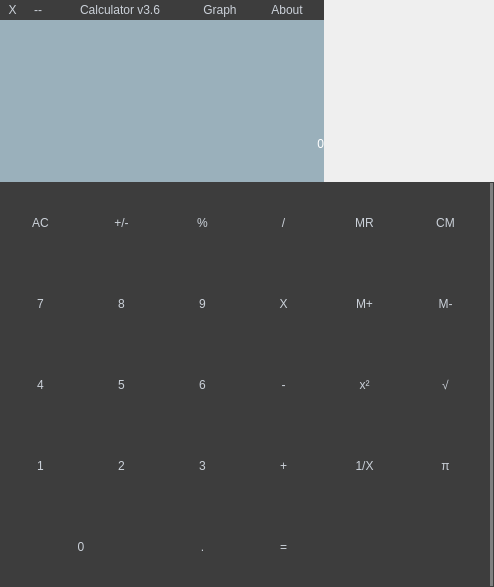
<?xml version="1.0" encoding="UTF-8"?>
<ui version="4.0">
 <class>MainWindow</class>
 <widget class="QMainWindow" name="MainWindow">
  <property name="geometry">
   <rect>
    <x>0</x>
    <y>0</y>
    <width>494</width>
    <height>587</height>
   </rect>
  </property>
  <property name="sizePolicy">
   <sizepolicy hsizetype="Fixed" vsizetype="Fixed">
    <horstretch>0</horstretch>
    <verstretch>0</verstretch>
   </sizepolicy>
  </property>
  <property name="minimumSize">
   <size>
    <width>494</width>
    <height>587</height>
   </size>
  </property>
  <property name="maximumSize">
   <size>
    <width>494</width>
    <height>587</height>
   </size>
  </property>
  <property name="font">
   <font>
    <family>Calibri</family>
    <weight>75</weight>
    <bold>true</bold>
   </font>
  </property>
  <property name="windowTitle">
   <string>Calculator v3.6</string>
  </property>
  <property name="windowIcon">
   <iconset resource="res.qrc">
    <normaloff>:/pic/pic/icon.svg</normaloff>:/pic/pic/icon.svg</iconset>
  </property>
  <property name="autoFillBackground">
   <bool>false</bool>
  </property>
  <property name="styleSheet">
   <string notr="true">QWidget {
	color: rgb(255, 255, 255);
}
QScrollBar:vertical {         
    border: 1px solid #3d3d3d;
    background: #ffffff;
    width: 5px;
    border-radius: 7px
    }
QScrollBar::handle:vertical {
    background-color: gray;
    border-radius: 7px
    }
QScrollBar::add-line:vertical {
    border: none;
    background: none;
    }
QScrollBar::sub-line:vertical {
    border: none;
    background: none;
    }</string>
  </property>
  <property name="iconSize">
   <size>
    <width>32</width>
    <height>32</height>
   </size>
  </property>
  <widget class="QWidget" name="centralWidget">
   <widget class="QPushButton" name="pushButton_AC">
    <property name="geometry">
     <rect>
      <x>0</x>
      <y>182</y>
      <width>81</width>
      <height>81</height>
     </rect>
    </property>
    <property name="styleSheet">
     <string notr="true">QPushButton{
	border: flat;
	background-color: rgb(61, 61, 61);
	color: rgb(203, 209, 217);
	font: 75 15pt &quot;Calibri&quot;;
}
QPushButton:pressed {
	background-color: rgb(124, 157, 164);
	font: 75 15pt &quot;Calibri&quot;;
}
QPushButton:hover {
	background-color: rgb(75, 75, 75);
}</string>
    </property>
    <property name="text">
     <string>AC</string>
    </property>
   </widget>
   <widget class="QPushButton" name="pushButton_plusmin">
    <property name="geometry">
     <rect>
      <x>81</x>
      <y>182</y>
      <width>81</width>
      <height>81</height>
     </rect>
    </property>
    <property name="styleSheet">
     <string notr="true">QPushButton{
	border: flat;
	background-color: rgb(61, 61, 61);
	color: rgb(203, 209, 217);
	font: 75 15pt &quot;Calibri&quot;;
}
QPushButton:pressed {
	background-color: rgb(124, 157, 164);
	font: 75 15pt &quot;Calibri&quot;;
}
QPushButton:hover {
	background-color: rgb(75, 75, 75);
}</string>
    </property>
    <property name="text">
     <string>+/-</string>
    </property>
   </widget>
   <widget class="QPushButton" name="pushButton_percent">
    <property name="geometry">
     <rect>
      <x>162</x>
      <y>182</y>
      <width>81</width>
      <height>81</height>
     </rect>
    </property>
    <property name="styleSheet">
     <string notr="true">QPushButton{
	border: flat;
	background-color: rgb(61, 61, 61);
	color: rgb(203, 209, 217);
	font: 75 15pt &quot;Calibri&quot;;
}
QPushButton:pressed {
	background-color: rgb(124, 157, 164);
	font: 75 15pt &quot;Calibri&quot;;
}
QPushButton:hover {
	background-color: rgb(75, 75, 75);
}</string>
    </property>
    <property name="text">
     <string>%</string>
    </property>
   </widget>
   <widget class="QPushButton" name="pushButton_div">
    <property name="geometry">
     <rect>
      <x>243</x>
      <y>182</y>
      <width>81</width>
      <height>81</height>
     </rect>
    </property>
    <property name="styleSheet">
     <string notr="true">QPushButton{
	border: flat;
	background-color: rgb(61, 61, 61);
	color: rgb(203, 209, 217);
	font: 75 15pt &quot;Calibri&quot;;
}
QPushButton:pressed {
	background-color: rgb(124, 157, 164);
	font: 75 15pt &quot;Calibri&quot;;
}
QPushButton:hover {
	background-color: rgb(75, 75, 75);
}</string>
    </property>
    <property name="text">
     <string>/</string>
    </property>
    <property name="shortcut">
     <string>/</string>
    </property>
   </widget>
   <widget class="QPushButton" name="pushButton_8">
    <property name="geometry">
     <rect>
      <x>81</x>
      <y>263</y>
      <width>81</width>
      <height>81</height>
     </rect>
    </property>
    <property name="styleSheet">
     <string notr="true">QPushButton{
	border: flat;
	background-color: rgb(61, 61, 61);
	color: rgb(203, 209, 217);
	font: 75 15pt &quot;Calibri&quot;;
}
QPushButton:pressed {
	background-color: rgb(124, 157, 164);
	font: 75 15pt &quot;Calibri&quot;;
}
QPushButton:hover {
	background-color: rgb(75, 75, 75);
}</string>
    </property>
    <property name="text">
     <string>8</string>
    </property>
    <property name="shortcut">
     <string>8</string>
    </property>
   </widget>
   <widget class="QPushButton" name="pushButton_multi">
    <property name="geometry">
     <rect>
      <x>243</x>
      <y>263</y>
      <width>81</width>
      <height>81</height>
     </rect>
    </property>
    <property name="styleSheet">
     <string notr="true">QPushButton{
	border: flat;
	background-color: rgb(61, 61, 61);
	color: rgb(203, 209, 217);
	font: 75 15pt &quot;Calibri&quot;;
}
QPushButton:pressed {
	background-color: rgb(124, 157, 164);
	font: 75 15pt &quot;Calibri&quot;;
}
QPushButton:hover {
	background-color: rgb(75, 75, 75);
}</string>
    </property>
    <property name="text">
     <string>X</string>
    </property>
    <property name="shortcut">
     <string>*</string>
    </property>
    <property name="flat">
     <bool>false</bool>
    </property>
   </widget>
   <widget class="QPushButton" name="pushButton_7">
    <property name="geometry">
     <rect>
      <x>0</x>
      <y>263</y>
      <width>81</width>
      <height>81</height>
     </rect>
    </property>
    <property name="styleSheet">
     <string notr="true">QPushButton{
	border: flat;
	background-color: rgb(61, 61, 61);
	color: rgb(203, 209, 217);
	font: 75 15pt &quot;Calibri&quot;;
}
QPushButton:pressed {
	background-color: rgb(124, 157, 164);
	font: 75 15pt &quot;Calibri&quot;;
}
QPushButton:hover {
	background-color: rgb(75, 75, 75);
}</string>
    </property>
    <property name="text">
     <string>7</string>
    </property>
    <property name="shortcut">
     <string>7</string>
    </property>
   </widget>
   <widget class="QPushButton" name="pushButton_9">
    <property name="geometry">
     <rect>
      <x>162</x>
      <y>263</y>
      <width>81</width>
      <height>81</height>
     </rect>
    </property>
    <property name="styleSheet">
     <string notr="true">QPushButton{
	border: flat;
	background-color: rgb(61, 61, 61);
	color: rgb(203, 209, 217);
	font: 75 15pt &quot;Calibri&quot;;
}
QPushButton:pressed {
	background-color: rgb(124, 157, 164);
	font: 75 15pt &quot;Calibri&quot;;
}
QPushButton:hover {
	background-color: rgb(75, 75, 75);
}</string>
    </property>
    <property name="text">
     <string>9</string>
    </property>
    <property name="shortcut">
     <string>9</string>
    </property>
   </widget>
   <widget class="QPushButton" name="pushButton_5">
    <property name="geometry">
     <rect>
      <x>81</x>
      <y>344</y>
      <width>81</width>
      <height>81</height>
     </rect>
    </property>
    <property name="styleSheet">
     <string notr="true">QPushButton{
	border: flat;
	background-color: rgb(61, 61, 61);
	color: rgb(203, 209, 217);
	font: 75 15pt &quot;Calibri&quot;;
}
QPushButton:pressed {
	background-color: rgb(124, 157, 164);
	font: 75 15pt &quot;Calibri&quot;;
}
QPushButton:hover {
	background-color: rgb(75, 75, 75);
}</string>
    </property>
    <property name="text">
     <string>5</string>
    </property>
    <property name="shortcut">
     <string>5</string>
    </property>
   </widget>
   <widget class="QPushButton" name="pushButton_min">
    <property name="geometry">
     <rect>
      <x>243</x>
      <y>344</y>
      <width>81</width>
      <height>81</height>
     </rect>
    </property>
    <property name="styleSheet">
     <string notr="true">QPushButton{
	border: flat;
	background-color: rgb(61, 61, 61);
	color: rgb(203, 209, 217);
	font: 75 15pt &quot;Calibri&quot;;
}
QPushButton:pressed {
	background-color: rgb(124, 157, 164);
	font: 75 15pt &quot;Calibri&quot;;
}
QPushButton:hover {
	background-color: rgb(75, 75, 75);
}</string>
    </property>
    <property name="text">
     <string>-</string>
    </property>
    <property name="shortcut">
     <string>-</string>
    </property>
   </widget>
   <widget class="QPushButton" name="pushButton_4">
    <property name="geometry">
     <rect>
      <x>0</x>
      <y>344</y>
      <width>81</width>
      <height>81</height>
     </rect>
    </property>
    <property name="styleSheet">
     <string notr="true">QPushButton{
	border: flat;
	background-color: rgb(61, 61, 61);
	color: rgb(203, 209, 217);
	font: 75 15pt &quot;Calibri&quot;;
}
QPushButton:pressed {
	background-color: rgb(124, 157, 164);
	font: 75 15pt &quot;Calibri&quot;;
}
QPushButton:hover {
	background-color: rgb(75, 75, 75);
}</string>
    </property>
    <property name="text">
     <string>4</string>
    </property>
    <property name="shortcut">
     <string>4</string>
    </property>
   </widget>
   <widget class="QPushButton" name="pushButton_6">
    <property name="geometry">
     <rect>
      <x>162</x>
      <y>344</y>
      <width>81</width>
      <height>81</height>
     </rect>
    </property>
    <property name="styleSheet">
     <string notr="true">QPushButton{
	border: flat;
	background-color: rgb(61, 61, 61);
	color: rgb(203, 209, 217);
	font: 75 15pt &quot;Calibri&quot;;
}
QPushButton:pressed {
	background-color: rgb(124, 157, 164);
	font: 75 15pt &quot;Calibri&quot;;
}
QPushButton:hover {
	background-color: rgb(75, 75, 75);
}</string>
    </property>
    <property name="text">
     <string>6</string>
    </property>
    <property name="shortcut">
     <string>6</string>
    </property>
   </widget>
   <widget class="QPushButton" name="pushButton_2">
    <property name="geometry">
     <rect>
      <x>81</x>
      <y>425</y>
      <width>81</width>
      <height>81</height>
     </rect>
    </property>
    <property name="styleSheet">
     <string notr="true">QPushButton{
	border: flat;
	background-color: rgb(61, 61, 61);
	color: rgb(203, 209, 217);
	font: 75 15pt &quot;Calibri&quot;;
}
QPushButton:pressed {
	background-color: rgb(124, 157, 164);
	font: 75 15pt &quot;Calibri&quot;;
}
QPushButton:hover {
	background-color: rgb(75, 75, 75);
}</string>
    </property>
    <property name="text">
     <string>2</string>
    </property>
    <property name="shortcut">
     <string>2</string>
    </property>
   </widget>
   <widget class="QPushButton" name="pushButton_plus">
    <property name="geometry">
     <rect>
      <x>243</x>
      <y>425</y>
      <width>81</width>
      <height>81</height>
     </rect>
    </property>
    <property name="styleSheet">
     <string notr="true">QPushButton{
	border: flat;
	background-color: rgb(61, 61, 61);
	color: rgb(203, 209, 217);
	font: 75 15pt &quot;Calibri&quot;;
}
QPushButton:pressed {
	background-color: rgb(124, 157, 164);
	font: 75 15pt &quot;Calibri&quot;;
}
QPushButton:hover {
	background-color: rgb(75, 75, 75);
}</string>
    </property>
    <property name="text">
     <string>+</string>
    </property>
    <property name="shortcut">
     <string>+</string>
    </property>
   </widget>
   <widget class="QPushButton" name="pushButton_1">
    <property name="geometry">
     <rect>
      <x>0</x>
      <y>425</y>
      <width>81</width>
      <height>81</height>
     </rect>
    </property>
    <property name="styleSheet">
     <string notr="true">QPushButton{
	border: flat;
	background-color: rgb(61, 61, 61);
	color: rgb(203, 209, 217);
	font: 75 15pt &quot;Calibri&quot;;
}
QPushButton:pressed {
	background-color: rgb(124, 157, 164);
	font: 75 15pt &quot;Calibri&quot;;
}
QPushButton:hover {
	background-color: rgb(75, 75, 75);
}</string>
    </property>
    <property name="text">
     <string>1</string>
    </property>
    <property name="shortcut">
     <string>1</string>
    </property>
   </widget>
   <widget class="QPushButton" name="pushButton_3">
    <property name="geometry">
     <rect>
      <x>162</x>
      <y>425</y>
      <width>81</width>
      <height>81</height>
     </rect>
    </property>
    <property name="styleSheet">
     <string notr="true">QPushButton{
	border: flat;
	background-color: rgb(61, 61, 61);
	color: rgb(203, 209, 217);
	font: 75 15pt &quot;Calibri&quot;;
}
QPushButton:pressed {
	background-color: rgb(124, 157, 164);
	font: 75 15pt &quot;Calibri&quot;;
}
QPushButton:hover {
	background-color: rgb(75, 75, 75);
}</string>
    </property>
    <property name="text">
     <string>3</string>
    </property>
    <property name="shortcut">
     <string>3</string>
    </property>
   </widget>
   <widget class="QPushButton" name="pushButton_equall">
    <property name="geometry">
     <rect>
      <x>243</x>
      <y>506</y>
      <width>81</width>
      <height>81</height>
     </rect>
    </property>
    <property name="styleSheet">
     <string notr="true">QPushButton{
	border: flat;
	background-color: rgb(61, 61, 61);
	color: rgb(203, 209, 217);
	font: 75 15pt &quot;Calibri&quot;;
}
QPushButton:pressed {
	background-color: rgb(124, 157, 164);
	font: 75 15pt &quot;Calibri&quot;;
}
QPushButton:hover {
	background-color: rgb(75, 75, 75);
}</string>
    </property>
    <property name="text">
     <string>=</string>
    </property>
    <property name="shortcut">
     <string>Enter</string>
    </property>
   </widget>
   <widget class="QPushButton" name="pushButton_0">
    <property name="geometry">
     <rect>
      <x>0</x>
      <y>506</y>
      <width>162</width>
      <height>81</height>
     </rect>
    </property>
    <property name="styleSheet">
     <string notr="true">QPushButton{
	border: flat;
	background-color: rgb(61, 61, 61);
	color: rgb(203, 209, 217);
	font: 75 15pt &quot;Calibri&quot;;
}
QPushButton:pressed {
	background-color: rgb(124, 157, 164);
	font: 75 15pt &quot;Calibri&quot;;
}
QPushButton:hover {
	background-color: rgb(75, 75, 75);
}</string>
    </property>
    <property name="text">
     <string>0</string>
    </property>
    <property name="shortcut">
     <string>0</string>
    </property>
   </widget>
   <widget class="QPushButton" name="pushButton_dot">
    <property name="geometry">
     <rect>
      <x>162</x>
      <y>506</y>
      <width>81</width>
      <height>81</height>
     </rect>
    </property>
    <property name="styleSheet">
     <string notr="true">QPushButton{
	border: flat;
	background-color: rgb(61, 61, 61);
	color: rgb(203, 209, 217);
	font: 75 15pt &quot;Calibri&quot;;
}
QPushButton:pressed {
	background-color: rgb(124, 157, 164);
	font: 75 15pt &quot;Calibri&quot;;
}
QPushButton:hover {
	background-color: rgb(75, 75, 75);
}</string>
    </property>
    <property name="text">
     <string>.</string>
    </property>
    <property name="shortcut">
     <string>.</string>
    </property>
   </widget>
   <widget class="QToolButton" name="btn_close">
    <property name="geometry">
     <rect>
      <x>0</x>
      <y>0</y>
      <width>25</width>
      <height>20</height>
     </rect>
    </property>
    <property name="styleSheet">
     <string notr="true">QToolButton{
	border: flat;
	background-color: rgb(61, 61, 61);
	color: rgb(203, 209, 217);
	font: 75 15pt &quot;Calibri&quot;;
}
QToolButton:pressed {
	background-color: rgb(124, 157, 164);
	font: 75 15pt &quot;Calibri&quot;;
}
QToolButton:hover {
	background-color: rgb(75, 75, 75);
}</string>
    </property>
    <property name="text">
     <string>X</string>
    </property>
   </widget>
   <widget class="QToolButton" name="btn_minimize">
    <property name="geometry">
     <rect>
      <x>25</x>
      <y>0</y>
      <width>26</width>
      <height>20</height>
     </rect>
    </property>
    <property name="styleSheet">
     <string notr="true">QToolButton{
	border: flat;
	background-color: rgb(61, 61, 61);
	color: rgb(203, 209, 217);
	font: 75 15pt &quot;Calibri&quot;;
}
QToolButton:pressed {
	background-color: rgb(124, 157, 164);
	font: 75 15pt &quot;Calibri&quot;;
}
QToolButton:hover {
	background-color: rgb(75, 75, 75);
}</string>
    </property>
    <property name="text">
     <string>--</string>
    </property>
   </widget>
   <widget class="QTextBrowser" name="history">
    <property name="geometry">
     <rect>
      <x>0</x>
      <y>20</y>
      <width>324</width>
      <height>117</height>
     </rect>
    </property>
    <property name="layoutDirection">
     <enum>Qt::LeftToRight</enum>
    </property>
    <property name="styleSheet">
     <string notr="true">QTextBrowser {
	font: 12pt;
	color: rgb(255, 255, 255);
	border: flat;
	background-color: rgb(154, 176, 187);
}
</string>
    </property>
    <property name="verticalScrollBarPolicy">
     <enum>Qt::ScrollBarAlwaysOff</enum>
    </property>
    <property name="horizontalScrollBarPolicy">
     <enum>Qt::ScrollBarAlwaysOff</enum>
    </property>
    <property name="sizeAdjustPolicy">
     <enum>QAbstractScrollArea::AdjustToContents</enum>
    </property>
   </widget>
   <widget class="QLabel" name="label">
    <property name="geometry">
     <rect>
      <x>50</x>
      <y>0</y>
      <width>140</width>
      <height>20</height>
     </rect>
    </property>
    <property name="styleSheet">
     <string notr="true">QLabel {
	background-color: rgb(61, 61, 61);
	font: 75 11pt &quot;Calibri&quot;;
	color: rgb(203, 209, 217);
}</string>
    </property>
    <property name="text">
     <string>Calculator v3.6</string>
    </property>
    <property name="alignment">
     <set>Qt::AlignCenter</set>
    </property>
   </widget>
   <widget class="QPushButton" name="history_clear">
    <property name="geometry">
     <rect>
      <x>0</x>
      <y>121</y>
      <width>16</width>
      <height>16</height>
     </rect>
    </property>
    <property name="styleSheet">
     <string notr="true">QPushButton{
	
	background-color: rgba(255, 255, 255, 0);
	border: flat;
}</string>
    </property>
    <property name="text">
     <string/>
    </property>
    <property name="icon">
     <iconset resource="res.qrc">
      <normaloff>:/pic/pic/clear.svg</normaloff>:/pic/pic/clear.svg</iconset>
    </property>
    <property name="iconSize">
     <size>
      <width>16</width>
      <height>16</height>
     </size>
    </property>
    <property name="checkable">
     <bool>false</bool>
    </property>
    <property name="flat">
     <bool>false</bool>
    </property>
   </widget>
   <widget class="QPushButton" name="pushButton_about">
    <property name="geometry">
     <rect>
      <x>250</x>
      <y>0</y>
      <width>74</width>
      <height>20</height>
     </rect>
    </property>
    <property name="styleSheet">
     <string notr="true">QPushButton{
	border: flat;
	background-color: rgb(61, 61, 61);
	color: rgb(203, 209, 217);
	font: 75 13pt &quot;Calibri&quot;;
}
QPushButton:pressed {
	background-color: rgb(124, 157, 164);
	font: 75 13pt &quot;Calibri&quot;;
}
QPushButton:hover {
	background-color: rgb(75, 75, 75);
}</string>
    </property>
    <property name="text">
     <string>About</string>
    </property>
    <property name="iconSize">
     <size>
      <width>28</width>
      <height>28</height>
     </size>
    </property>
   </widget>
   <widget class="QScrollArea" name="extended_op">
    <property name="geometry">
     <rect>
      <x>324</x>
      <y>182</y>
      <width>170</width>
      <height>405</height>
     </rect>
    </property>
    <property name="styleSheet">
     <string notr="true">QWidget{
	border: flat;
	background-color: rgb(61, 61, 61);
}</string>
    </property>
    <property name="frameShadow">
     <enum>QFrame::Sunken</enum>
    </property>
    <property name="verticalScrollBarPolicy">
     <enum>Qt::ScrollBarAlwaysOn</enum>
    </property>
    <property name="horizontalScrollBarPolicy">
     <enum>Qt::ScrollBarAlwaysOff</enum>
    </property>
    <property name="sizeAdjustPolicy">
     <enum>QAbstractScrollArea::AdjustToContents</enum>
    </property>
    <property name="widgetResizable">
     <bool>true</bool>
    </property>
    <widget class="QWidget" name="scrollAreaWidgetContents">
     <property name="geometry">
      <rect>
       <x>0</x>
       <y>0</y>
       <width>165</width>
       <height>405</height>
      </rect>
     </property>
     <property name="layoutDirection">
      <enum>Qt::LeftToRight</enum>
     </property>
     <property name="styleSheet">
      <string notr="true"/>
     </property>
     <widget class="QPushButton" name="pushButton_sqr">
      <property name="geometry">
       <rect>
        <x>0</x>
        <y>162</y>
        <width>81</width>
        <height>81</height>
       </rect>
      </property>
      <property name="styleSheet">
       <string notr="true">QPushButton{
	border: flat;
	background-color: rgb(61, 61, 61);
	color: rgb(203, 209, 217);
	font: 75 15pt &quot;Calibri&quot;;
}
QPushButton:pressed {
	background-color: rgb(124, 157, 164);
	font: 75 15pt &quot;Calibri&quot;;
}
QPushButton:hover {
	background-color: rgb(75, 75, 75);
}</string>
      </property>
      <property name="text">
       <string>x²</string>
      </property>
      <property name="autoDefault">
       <bool>false</bool>
      </property>
     </widget>
     <widget class="QPushButton" name="pushButton_sqrt">
      <property name="geometry">
       <rect>
        <x>81</x>
        <y>162</y>
        <width>81</width>
        <height>81</height>
       </rect>
      </property>
      <property name="styleSheet">
       <string notr="true">QPushButton{
	border: flat;
	background-color: rgb(61, 61, 61);
	color: rgb(203, 209, 217);
	font: 75 15pt &quot;Calibri&quot;;
}
QPushButton:pressed {
	background-color: rgb(124, 157, 164);
	font: 75 15pt &quot;Calibri&quot;;
}
QPushButton:hover {
	background-color: rgb(75, 75, 75);
}</string>
      </property>
      <property name="text">
       <string>√</string>
      </property>
     </widget>
     <widget class="QPushButton" name="pushButton_divbyone">
      <property name="geometry">
       <rect>
        <x>0</x>
        <y>243</y>
        <width>81</width>
        <height>81</height>
       </rect>
      </property>
      <property name="styleSheet">
       <string notr="true">QPushButton{
	border: flat;
	background-color: rgb(61, 61, 61);
	color: rgb(203, 209, 217);
	font: 75 15pt &quot;Calibri&quot;;
}
QPushButton:pressed {
	background-color: rgb(124, 157, 164);
	font: 75 15pt &quot;Calibri&quot;;
}
QPushButton:hover {
	background-color: rgb(75, 75, 75);
}</string>
      </property>
      <property name="text">
       <string>1/X</string>
      </property>
     </widget>
     <widget class="QPushButton" name="pushButton_pinum">
      <property name="geometry">
       <rect>
        <x>81</x>
        <y>243</y>
        <width>81</width>
        <height>81</height>
       </rect>
      </property>
      <property name="styleSheet">
       <string notr="true">QPushButton{
	border: flat;
	background-color: rgb(61, 61, 61);
	color: rgb(203, 209, 217);
	font: 75 15pt &quot;Calibri&quot;;
}
QPushButton:pressed {
	background-color: rgb(124, 157, 164);
	font: 75 15pt &quot;Calibri&quot;;
}
QPushButton:hover {
	background-color: rgb(75, 75, 75);
}</string>
      </property>
      <property name="text">
       <string>π</string>
      </property>
     </widget>
     <widget class="QPushButton" name="btn_mr">
      <property name="geometry">
       <rect>
        <x>0</x>
        <y>0</y>
        <width>81</width>
        <height>81</height>
       </rect>
      </property>
      <property name="styleSheet">
       <string notr="true">QPushButton{
	border: flat;
	background-color: rgb(61, 61, 61);
	color: rgb(203, 209, 217);
	font: 75 15pt &quot;Calibri&quot;;
}
QPushButton:pressed {
	background-color: rgb(124, 157, 164);
	font: 75 15pt &quot;Calibri&quot;;
}
QPushButton:hover {
	background-color: rgb(75, 75, 75);
}</string>
      </property>
      <property name="text">
       <string>MR</string>
      </property>
     </widget>
     <widget class="QPushButton" name="btn_mpl">
      <property name="geometry">
       <rect>
        <x>0</x>
        <y>81</y>
        <width>81</width>
        <height>81</height>
       </rect>
      </property>
      <property name="styleSheet">
       <string notr="true">QPushButton{
	border: flat;
	background-color: rgb(61, 61, 61);
	color: rgb(203, 209, 217);
	font: 75 15pt &quot;Calibri&quot;;
}
QPushButton:pressed {
	background-color: rgb(124, 157, 164);
	font: 75 15pt &quot;Calibri&quot;;
}
QPushButton:hover {
	background-color: rgb(75, 75, 75);
}</string>
      </property>
      <property name="text">
       <string>M+</string>
      </property>
     </widget>
     <widget class="QPushButton" name="btn_mmin">
      <property name="geometry">
       <rect>
        <x>81</x>
        <y>81</y>
        <width>81</width>
        <height>81</height>
       </rect>
      </property>
      <property name="styleSheet">
       <string notr="true">QPushButton{
	border: flat;
	background-color: rgb(61, 61, 61);
	color: rgb(203, 209, 217);
	font: 75 15pt &quot;Calibri&quot;;
}
QPushButton:pressed {
	background-color: rgb(124, 157, 164);
	font: 75 15pt &quot;Calibri&quot;;
}
QPushButton:hover {
	background-color: rgb(75, 75, 75);
}</string>
      </property>
      <property name="text">
       <string>M-</string>
      </property>
     </widget>
     <widget class="QPushButton" name="btn_mcl">
      <property name="geometry">
       <rect>
        <x>81</x>
        <y>0</y>
        <width>81</width>
        <height>81</height>
       </rect>
      </property>
      <property name="styleSheet">
       <string notr="true">QPushButton{
	border: flat;
	background-color: rgb(61, 61, 61);
	color: rgb(203, 209, 217);
	font: 75 15pt &quot;Calibri&quot;;
}
QPushButton:pressed {
	background-color: rgb(124, 157, 164);
	font: 75 15pt &quot;Calibri&quot;;
}
QPushButton:hover {
	background-color: rgb(75, 75, 75);
}</string>
      </property>
      <property name="text">
       <string>CM</string>
      </property>
     </widget>
    </widget>
   </widget>
   <widget class="QLabel" name="screen">
    <property name="geometry">
     <rect>
      <x>0</x>
      <y>137</y>
      <width>324</width>
      <height>45</height>
     </rect>
    </property>
    <property name="styleSheet">
     <string notr="true">QLabel {
	background-color: rgb(154, 176, 187);
	color: rgb(255, 255, 255);
	font: 75 26pt &quot;Calibri&quot;;
}</string>
    </property>
    <property name="text">
     <string>0</string>
    </property>
    <property name="alignment">
     <set>Qt::AlignRight|Qt::AlignTop|Qt::AlignTrailing</set>
    </property>
    <property name="margin">
     <number>1</number>
    </property>
   </widget>
   <widget class="QPushButton" name="btn_hide">
    <property name="geometry">
     <rect>
      <x>0</x>
      <y>160</y>
      <width>20</width>
      <height>15</height>
     </rect>
    </property>
    <property name="styleSheet">
     <string notr="true">QPushButton {
	background-color: rgba(255, 255, 255, 0);
	border: flat;
}</string>
    </property>
    <property name="text">
     <string/>
    </property>
    <property name="icon">
     <iconset resource="res.qrc">
      <normaloff>:/pic/pic/extended.svg</normaloff>:/pic/pic/extended.svg</iconset>
    </property>
   </widget>
   <widget class="QPushButton" name="btn_gparhopen">
    <property name="geometry">
     <rect>
      <x>190</x>
      <y>0</y>
      <width>60</width>
      <height>20</height>
     </rect>
    </property>
    <property name="styleSheet">
     <string notr="true">QPushButton{
	border: flat;
	background-color: rgb(61, 61, 61);
	color: rgb(203, 209, 217);
	font: 75 13pt &quot;Calibri&quot;;
}
QPushButton:pressed {
	background-color: rgb(124, 157, 164);
	font: 75 13pt &quot;Calibri&quot;;
}
QPushButton:hover {
	background-color: rgb(75, 75, 75);
}</string>
    </property>
    <property name="text">
     <string>Graph</string>
    </property>
   </widget>
  </widget>
 </widget>
 <layoutdefault spacing="6" margin="11"/>
 <resources>
  <include location="res.qrc"/>
 </resources>
 <connections/>
</ui>
